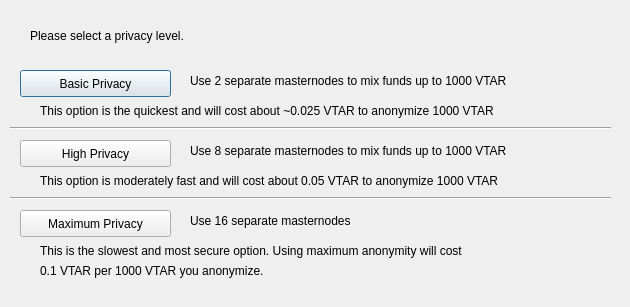
<?xml version="1.0" encoding="UTF-8"?>
<ui version="4.0">
 <class>DarksendConfig</class>
 <widget class="QDialog" name="DarksendConfig">
  <property name="geometry">
   <rect>
    <x>0</x>
    <y>0</y>
    <width>630</width>
    <height>307</height>
   </rect>
  </property>
  <property name="windowTitle">
   <string>Configure Darksend</string>
  </property>
  <widget class="QPushButton" name="buttonBasic">
   <property name="geometry">
    <rect>
     <x>20</x>
     <y>70</y>
     <width>151</width>
     <height>27</height>
    </rect>
   </property>
   <property name="text">
    <string>Basic Privacy</string>
   </property>
  </widget>
  <widget class="QPushButton" name="buttonHigh">
   <property name="geometry">
    <rect>
     <x>20</x>
     <y>140</y>
     <width>151</width>
     <height>27</height>
    </rect>
   </property>
   <property name="text">
    <string>High Privacy</string>
   </property>
  </widget>
  <widget class="QPushButton" name="buttonMax">
   <property name="geometry">
    <rect>
     <x>20</x>
     <y>210</y>
     <width>151</width>
     <height>27</height>
    </rect>
   </property>
   <property name="text">
    <string>Maximum Privacy</string>
   </property>
  </widget>
  <widget class="QLabel" name="label">
   <property name="geometry">
    <rect>
     <x>30</x>
     <y>20</y>
     <width>571</width>
     <height>31</height>
    </rect>
   </property>
   <property name="text">
    <string>Please select a privacy level.</string>
   </property>
  </widget>
  <widget class="QLabel" name="label_2">
   <property name="geometry">
    <rect>
     <x>190</x>
     <y>70</y>
     <width>421</width>
     <height>21</height>
    </rect>
   </property>
   <property name="text">
    <string>Use 2 separate masternodes to mix funds up to 1000 VTAR</string>
   </property>
  </widget>
  <widget class="QLabel" name="label_3">
   <property name="geometry">
    <rect>
     <x>190</x>
     <y>140</y>
     <width>411</width>
     <height>21</height>
    </rect>
   </property>
   <property name="text">
    <string>Use 8 separate masternodes to mix funds up to 1000 VTAR</string>
   </property>
  </widget>
  <widget class="QLabel" name="label_4">
   <property name="geometry">
    <rect>
     <x>190</x>
     <y>210</y>
     <width>421</width>
     <height>21</height>
    </rect>
   </property>
   <property name="text">
    <string>Use 16 separate masternodes</string>
   </property>
  </widget>
  <widget class="QLabel" name="label_6">
   <property name="geometry">
    <rect>
     <x>40</x>
     <y>100</y>
     <width>561</width>
     <height>21</height>
    </rect>
   </property>
   <property name="text">
    <string>This option is the quickest and will cost about ~0.025 VTAR to anonymize 1000 VTAR</string>
   </property>
  </widget>
  <widget class="QLabel" name="label_7">
   <property name="geometry">
    <rect>
     <x>40</x>
     <y>170</y>
     <width>561</width>
     <height>21</height>
    </rect>
   </property>
   <property name="text">
    <string>This option is moderately fast and will cost about 0.05 VTAR to anonymize 1000 VTAR</string>
   </property>
  </widget>
  <widget class="QLabel" name="label_8">
   <property name="geometry">
    <rect>
     <x>40</x>
     <y>240</y>
     <width>561</width>
     <height>21</height>
    </rect>
   </property>
   <property name="text">
    <string>This is the slowest and most secure option. Using maximum anonymity will cost</string>
   </property>
  </widget>
  <widget class="QLabel" name="label_9">
   <property name="geometry">
    <rect>
     <x>40</x>
     <y>260</y>
     <width>561</width>
     <height>21</height>
    </rect>
   </property>
   <property name="text">
    <string>0.1 VTAR per 1000 VTAR you anonymize.</string>
   </property>
  </widget>
  <widget class="Line" name="line">
   <property name="geometry">
    <rect>
     <x>10</x>
     <y>120</y>
     <width>601</width>
     <height>16</height>
    </rect>
   </property>
   <property name="orientation">
    <enum>Qt::Horizontal</enum>
   </property>
  </widget>
  <widget class="Line" name="line_2">
   <property name="geometry">
    <rect>
     <x>10</x>
     <y>190</y>
     <width>601</width>
     <height>16</height>
    </rect>
   </property>
   <property name="orientation">
    <enum>Qt::Horizontal</enum>
   </property>
  </widget>
 </widget>
 <resources/>
 <connections/>
</ui>
